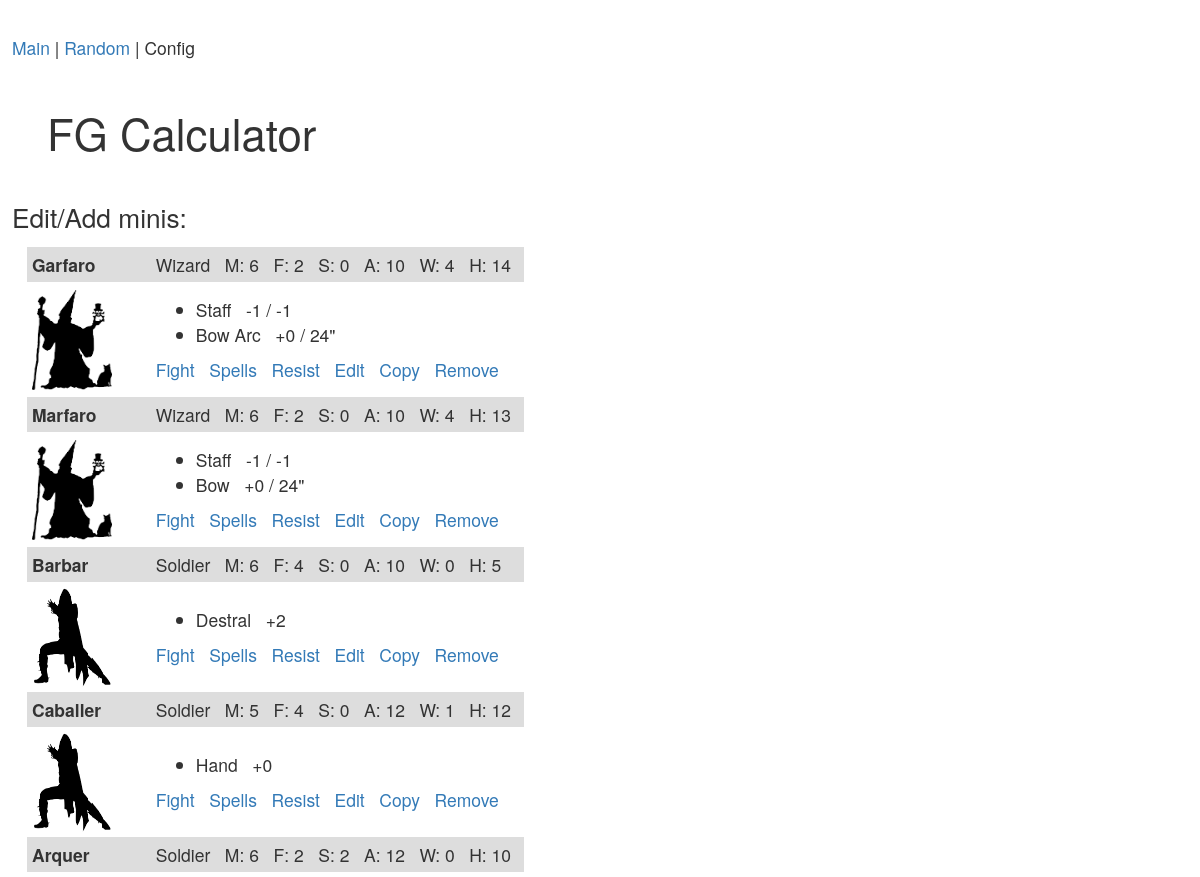
Before: / (upper part) with the older database file.
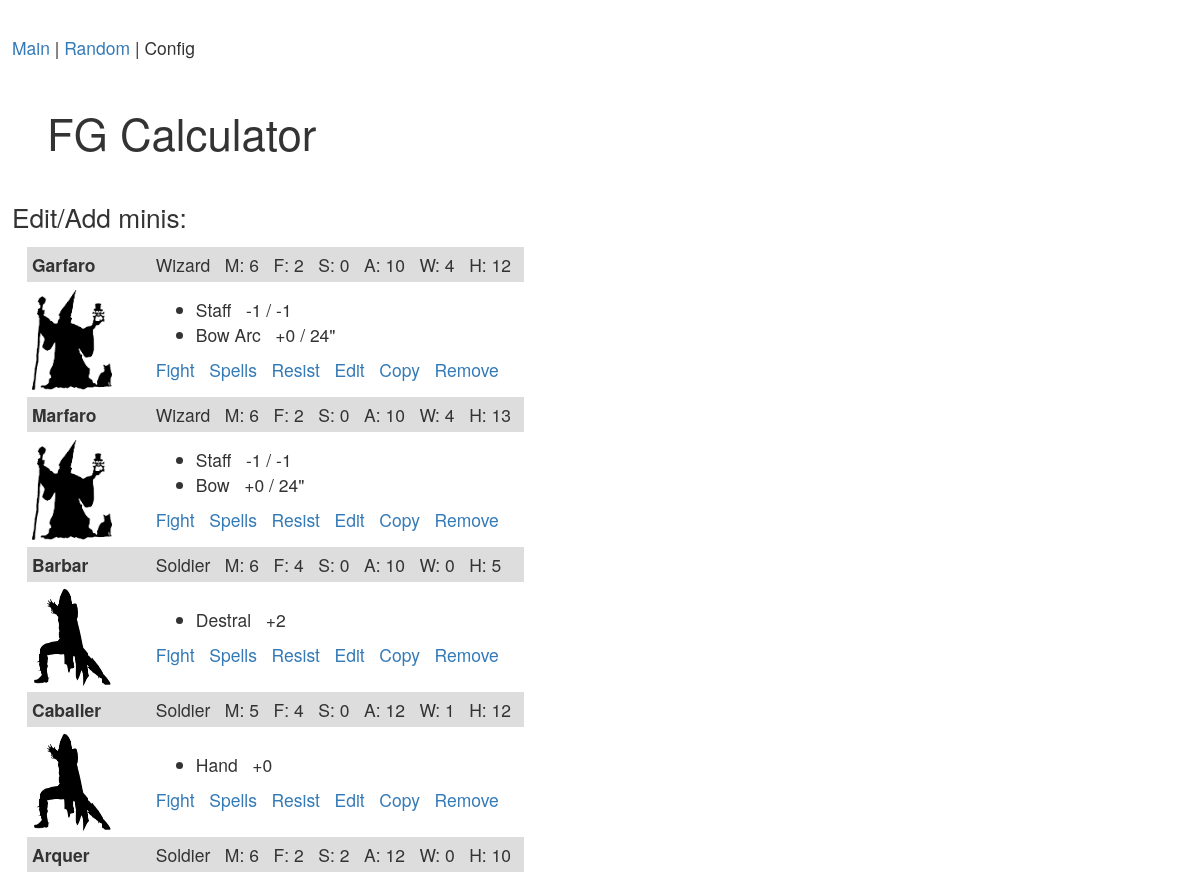
After: the same page with the newer database file.
### tables this page shows
CREATE TABLE "minis" (
	`type`	INTEGER,
	`name`	TEXT,
	`list`	TEXT,
	`user`	TEXT,
	`M`	INTEGER,
	`F`	INTEGER,
	`S`	INTEGER,
	`A`	INTEGER,
	`W`	INTEGER,
	`H`	INTEGER,
	`cwp_name`	TEXT,
	`cwp_damage_mod`	INTEGER,
	`cwp_armour_mod`	INTEGER,
	`swp_name`	TEXT,
	`swp_range`	INTEGER,
	`swp_damage_mod`	INTEGER
);

### frostgrave.py (the view)
@app.route('/')
def show():
    db = get_db()
    cur = db.execute("SELECT rowid, * FROM minis WHERE user=\"{}\" ".format(USER_ID))
    minis = cur.fetchall()
    return render_template('show_minis.html', minis=minis)

### frostgrave.py (called while the page is built)
def connect_db():
    rv = sqlite3.connect(app.config['DATABASE'])
    rv.row_factory = sqlite3.Row
    return rv

def get_db():
    if not hasattr(g, 'sqlite_db'):
        g.sqlite_db = connect_db()
    return g.sqlite_db

### templates/show_minis.html (shortened to what this page needs)
{% extends "layout.html" %}
{% block body %}
<h2>Edit/Add minis:</h2>
    <table class="table_list">
    {% for m in minis %}
        <tr class="gris">
            <td><b>{{ m.name }}</b></td>
            <td>
                {% if m.type == 0%}
                    Wizard
                {% elif m.type == 1%}
                    Apprentice
                {% elif m.type == 2%}
                    Soldier
                {% elif m.type == 3%}
                    Monster
                {% endif %}
                &nbsp; M: {{ m.M }} &nbsp; F: {{ m.F }} &nbsp; S: {{ m.S }} &nbsp; A: {{ m.A }} &nbsp; W: {{ m.W }} &nbsp; H: {{ m.H }}
            </td>
        </tr>
        <tr>
            <td>
                {% if m.type == 0%}
                    <img src="static/wizard.png" width="80" height="100">
                {% elif m.type == 1%}
                    <img src="static/apprentice.png" width="80" height="100">
                {% elif m.type == 2%}
                    <img src="static/soldier.png" width="80" height="100">
                {% elif m.type == 3%}
                    <img src="static/monster.png" width="80" height="100">
                {% endif %}
            </td>
            <td><p>
                <ul>
                    <li>{{ m.cwp_name }} &nbsp;
                        {% if m.cwp_damage_mod >= 0%}
                            +{{m.cwp_damage_mod}}
                        {% else %}
                            {{m.cwp_damage_mod}}
                        {% endif %}
                        {% if m.cwp_armour_mod != 0%}
                            / {{m.cwp_armour_mod}}
                        {% endif %}
                    </li>
                    {% if m.swp_range > 0 %}
                        <li>{{ m.swp_name }} &nbsp;
                            {% if m.swp_damage_mod >= 0%}
                                +{{m.swp_damage_mod}}
                            {% else %}
                                {{m.swp_damage_mod}}
                            {% endif %}
                            / {{m.swp_range}}"
                        </li>
                    {% endif %}
                </ul></p>
                <p> <a href="{{ url_for('fight_select', mini=m.rowid)}}">Fight</a> &nbsp;
                    <a href="{{ url_for('show_spells', mini=m.rowid)}}">Spells</a> &nbsp;
                    <a href="{{ url_for('resist_spell', mini=m.rowid)}}">Resist</a> &nbsp;
                    <a href="{{ url_for('edit_mini', mini=m.rowid)}}">Edit</a> &nbsp;
                    <a href="{{ url_for('copy_mini', mini=m.rowid)}}">Copy</a> &nbsp;
                    <a href="{{ url_for('delete_mini', mini=m.rowid)}}">Remove</a> &nbsp;
                </p>
            </td>
        </tr>
    {% endfor %}
    </table>
{% endblock %}>

### templates/layout.html (shortened to what this page needs)
<!doctype html>
<link rel="stylesheet" href="https://maxcdn.bootstrapcdn.com/bootstrap/3.3.7/css/bootstrap.min.css"
>
<link rel=stylesheet type=text/css href="{{ url_for('static', filename='style.css') }}">
<div class=page>
    <p><a href="{{ url_for('show') }}">Main</a> | <a href="{{ url_for('random') }}">Random</a> | Config</p>
    <div class="title">
        <h1>FG Calculator</h1>
     </div>
    {% block body %}{% endblock %}
</div>

### static/style.css (style rules this page uses)
h1 { font-size: 2.5em; }
h2 { font-size: 1.5em; }
.page { margin: 2em auto; width: 98%; }
.title { margin-left: 1em; padding: 1em }
th, td { padding: 5px; text-align: left; }
.gris { background: #ddd; padding: 15px; }
.table_list { margin: 15px; border: 15px; }

Changed rows visible on the page:
changed minis "Garfaro": H "14" → "12"
